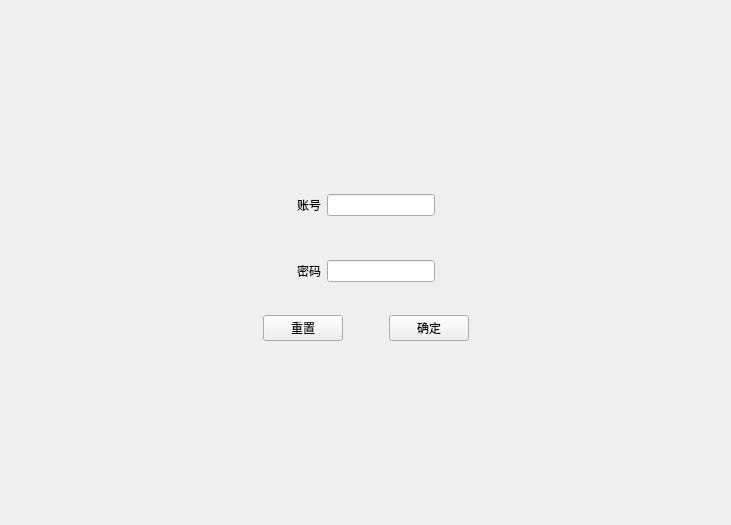
<?xml version="1.0" encoding="UTF-8"?>
<ui version="4.0">
 <class>Widget</class>
 <widget class="QWidget" name="Widget">
  <property name="geometry">
   <rect>
    <x>0</x>
    <y>0</y>
    <width>731</width>
    <height>525</height>
   </rect>
  </property>
  <property name="windowTitle">
   <string>Widget</string>
  </property>
  <layout class="QGridLayout" name="gridLayout">
   <item row="1" column="0">
    <spacer name="horizontalSpacer_2">
     <property name="orientation">
      <enum>Qt::Horizontal</enum>
     </property>
     <property name="sizeHint" stdset="0">
      <size>
       <width>40</width>
       <height>20</height>
      </size>
     </property>
    </spacer>
   </item>
   <item row="1" column="1">
    <widget class="QWidget" name="widget_5" native="true">
     <layout class="QVBoxLayout" name="verticalLayout_2">
      <item>
       <widget class="QWidget" name="widget_4" native="true">
        <layout class="QVBoxLayout" name="verticalLayout">
         <item>
          <widget class="QWidget" name="widget" native="true">
           <layout class="QHBoxLayout" name="horizontalLayout_2">
            <item>
             <spacer name="horizontalSpacer_6">
              <property name="orientation">
               <enum>Qt::Horizontal</enum>
              </property>
              <property name="sizeType">
               <enum>QSizePolicy::Expanding</enum>
              </property>
              <property name="sizeHint" stdset="0">
               <size>
                <width>40</width>
                <height>20</height>
               </size>
              </property>
             </spacer>
            </item>
            <item>
             <widget class="QLabel" name="label">
              <property name="text">
               <string>账号</string>
              </property>
             </widget>
            </item>
            <item>
             <widget class="QLineEdit" name="lineEdit"/>
            </item>
            <item>
             <spacer name="horizontalSpacer_7">
              <property name="orientation">
               <enum>Qt::Horizontal</enum>
              </property>
              <property name="sizeType">
               <enum>QSizePolicy::Expanding</enum>
              </property>
              <property name="sizeHint" stdset="0">
               <size>
                <width>40</width>
                <height>20</height>
               </size>
              </property>
             </spacer>
            </item>
           </layout>
          </widget>
         </item>
         <item>
          <spacer name="verticalSpacer_3">
           <property name="orientation">
            <enum>Qt::Vertical</enum>
           </property>
           <property name="sizeType">
            <enum>QSizePolicy::Fixed</enum>
           </property>
           <property name="sizeHint" stdset="0">
            <size>
             <width>20</width>
             <height>20</height>
            </size>
           </property>
          </spacer>
         </item>
         <item>
          <widget class="QWidget" name="widget_3" native="true">
           <layout class="QHBoxLayout" name="horizontalLayout_3">
            <item>
             <spacer name="horizontalSpacer_5">
              <property name="orientation">
               <enum>Qt::Horizontal</enum>
              </property>
              <property name="sizeType">
               <enum>QSizePolicy::Expanding</enum>
              </property>
              <property name="sizeHint" stdset="0">
               <size>
                <width>40</width>
                <height>20</height>
               </size>
              </property>
             </spacer>
            </item>
            <item>
             <widget class="QLabel" name="label_2">
              <property name="text">
               <string>密码</string>
              </property>
             </widget>
            </item>
            <item>
             <widget class="QLineEdit" name="lineEdit_2"/>
            </item>
            <item>
             <spacer name="horizontalSpacer_4">
              <property name="orientation">
               <enum>Qt::Horizontal</enum>
              </property>
              <property name="sizeType">
               <enum>QSizePolicy::Expanding</enum>
              </property>
              <property name="sizeHint" stdset="0">
               <size>
                <width>40</width>
                <height>20</height>
               </size>
              </property>
             </spacer>
            </item>
           </layout>
          </widget>
         </item>
        </layout>
       </widget>
      </item>
      <item>
       <widget class="QWidget" name="widget_2" native="true">
        <layout class="QHBoxLayout" name="horizontalLayout">
         <item>
          <spacer name="horizontalSpacer_8">
           <property name="orientation">
            <enum>Qt::Horizontal</enum>
           </property>
           <property name="sizeHint" stdset="0">
            <size>
             <width>40</width>
             <height>20</height>
            </size>
           </property>
          </spacer>
         </item>
         <item>
          <widget class="QPushButton" name="pushButton">
           <property name="text">
            <string>重置</string>
           </property>
          </widget>
         </item>
         <item>
          <spacer name="horizontalSpacer">
           <property name="orientation">
            <enum>Qt::Horizontal</enum>
           </property>
           <property name="sizeType">
            <enum>QSizePolicy::Fixed</enum>
           </property>
           <property name="sizeHint" stdset="0">
            <size>
             <width>40</width>
             <height>20</height>
            </size>
           </property>
          </spacer>
         </item>
         <item>
          <widget class="QPushButton" name="pushButton_2">
           <property name="text">
            <string>确定</string>
           </property>
          </widget>
         </item>
         <item>
          <spacer name="horizontalSpacer_9">
           <property name="orientation">
            <enum>Qt::Horizontal</enum>
           </property>
           <property name="sizeHint" stdset="0">
            <size>
             <width>40</width>
             <height>20</height>
            </size>
           </property>
          </spacer>
         </item>
        </layout>
       </widget>
      </item>
     </layout>
    </widget>
   </item>
   <item row="1" column="2">
    <spacer name="horizontalSpacer_3">
     <property name="orientation">
      <enum>Qt::Horizontal</enum>
     </property>
     <property name="sizeHint" stdset="0">
      <size>
       <width>40</width>
       <height>20</height>
      </size>
     </property>
    </spacer>
   </item>
   <item row="0" column="1">
    <spacer name="verticalSpacer">
     <property name="orientation">
      <enum>Qt::Vertical</enum>
     </property>
     <property name="sizeHint" stdset="0">
      <size>
       <width>20</width>
       <height>40</height>
      </size>
     </property>
    </spacer>
   </item>
   <item row="2" column="1">
    <spacer name="verticalSpacer_2">
     <property name="orientation">
      <enum>Qt::Vertical</enum>
     </property>
     <property name="sizeHint" stdset="0">
      <size>
       <width>20</width>
       <height>40</height>
      </size>
     </property>
    </spacer>
   </item>
  </layout>
 </widget>
 <resources/>
 <connections/>
</ui>
